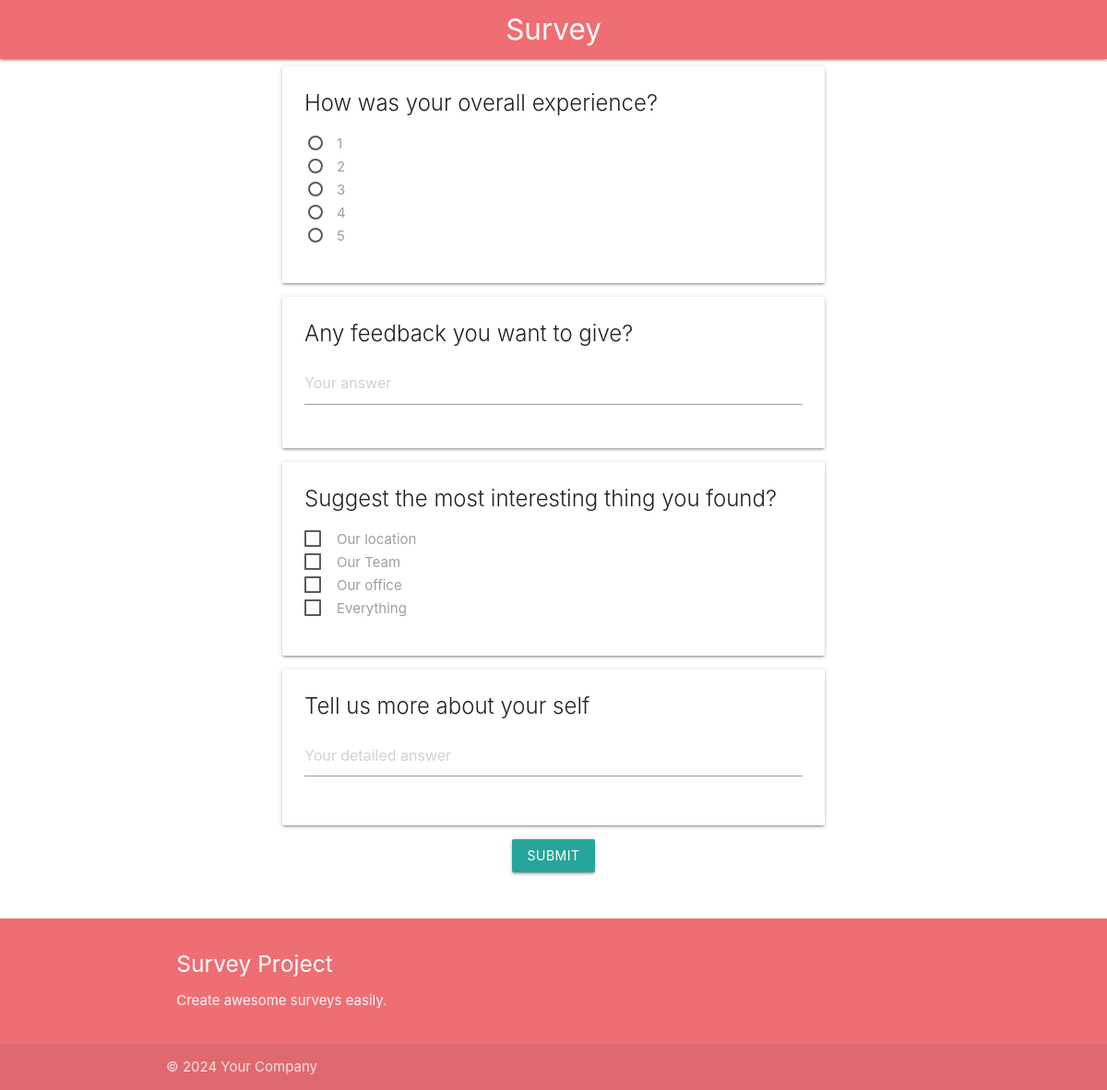
The page /survey_view/ on the database its author committed.
### home/models.py (models this page shows, shortened)
class Questions(models.Model):
    QUESTON_TYPE = (("Text", "Text"),( "BigText", "BigText"), ("Radio", "Radio"),
                    ("Checkbox", "Checkbox"))
    question = models.CharField(max_length=100)
    question_type = models.CharField(choices=QUESTON_TYPE, max_length=100, default="Text")

class Options(models.Model):
    question = models.ForeignKey(Questions, on_delete=models.CASCADE, related_name="options")
    option_name = models.CharField(max_length=100)

### home/views.py (the view, shortened to what this page needs)
# urls.py: path('survey_view/', survey_view),
def survey_view(request):
    questions = Questions.objects.all()
    return render(request, 'survey.html', {'questions': questions})

### home/templates/survey.html (shortened to what this page needs)
{% extends 'base.html' %}
{% block content %}
<div class="container">
    <form method="post">
        {% for question in questions %}
            <div class="card">
                <div class="card-content">
                    <span class="card-title">{{ question.question }}</span>
                    <div class="input-field">
                        {% if question.question_type == "Text" %}
                            <input type="text" name="response_{{ question.id }}" class="validate" placeholder="Your answer">
                        {% elif question.question_type == "BigText" %}
                            <textarea name="response_{{ question.id }}" class="materialize-textarea" placeholder="Your detailed answer"></textarea>
                        {% elif question.question_type == "Radio" %}
                            {% for option in question.options.all %}
                                <p>
                                    <label>
                                        <span>{{ option.option_name }}</span>
                                    </label>
                                </p>
                            {% endfor %}
                        {% elif question.question_type == "Checkbox" %}
                            {% for option in question.options.all %}
                                <p>
                                    <label>
                                        <span>{{ option.option_name }}</span>
                                    </label>
                                </p>
                            {% endfor %}
                        {% endif %}
                    </div>
                </div>
            </div>
        {% endfor %}
        <div class="center-align">
            <button type="submit" class="btn waves-effect waves-light">Submit</button>
        </div>
    </form>
</div>
{% endblock %}

### home/templates/base.html (shortened to what this page needs)
<!DOCTYPE html>
<html lang="en">
<head>
    <link href="https://cdnjs.cloudflare.com/ajax/libs/materialize/1.0.0/css/materialize.min.css" rel="stylesheet">
</head>
<body>
    <nav>
        <div class="nav-wrapper">
            <a href="#" class="brand-logo center">Survey</a>
        </div>
    </nav>
    <div class="container">
        {% block content %}
        {% endblock %}
    </div>
    <footer class="page-footer m5" style="margin-top: 50px;">
        <div class="container">
            <div class="row">
                <div class="col l6 s12">
                    <h5 class="white-text">Survey Project</h5>
                    <p class="grey-text text-lighten-4">Create awesome surveys easily.</p>
                </div>
            </div>
        </div>
        <div class="footer-copyright">
            <div class="container">
            © 2024 Your Company
            </div>
        </div>
    </footer>

### rows shown on the page
Questions: question "How was your overall experience?"
Options: option_name "1"
Options: option_name "2"
Options: option_name "3"
Options: option_name "4"
Options: option_name "5"
Questions: question "Any feedback you want to give?"
Questions: question "Suggest the most interesting thing you found?"
Options: option_name "Our location"
Options: option_name "Our Team"
Options: option_name "Our office"
Options: option_name "Everything"
Questions: question "Tell us more about your self", id "Your detailed answer"
